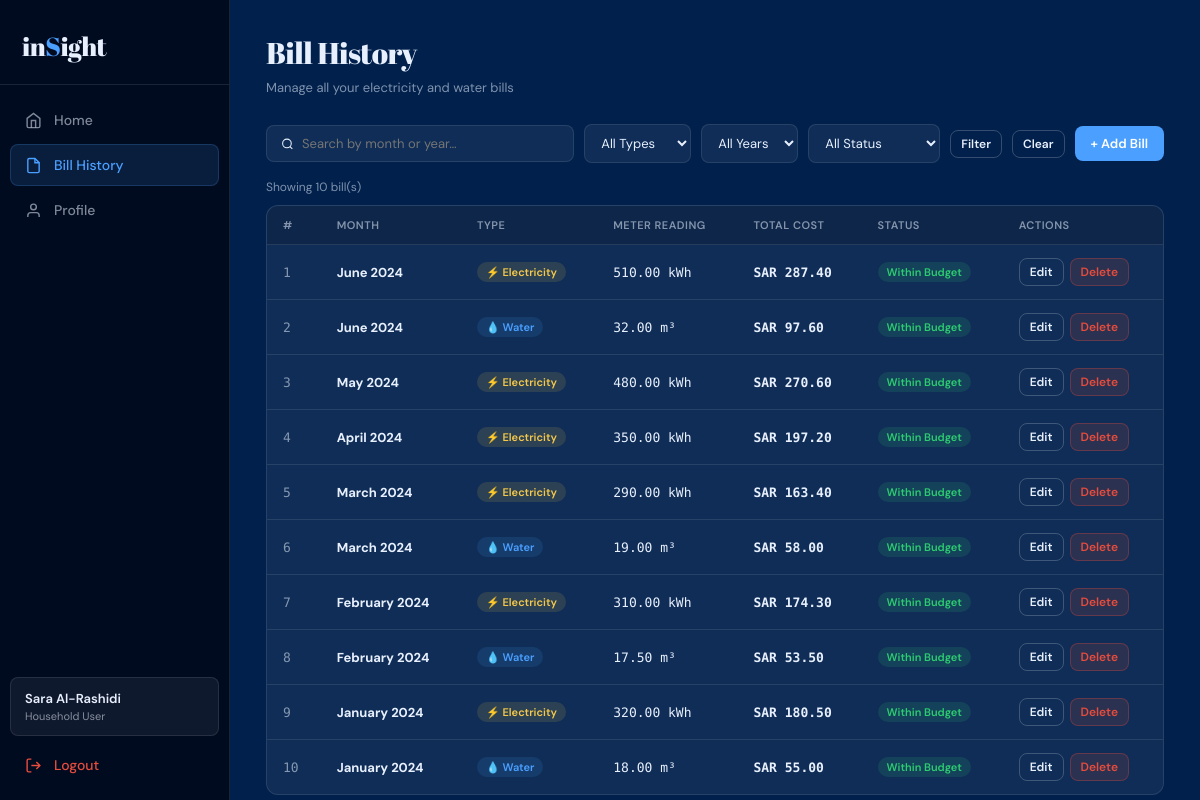
/bills.php (signed in), run on the app's committed database.
### tables this page shows
CREATE TABLE IF NOT EXISTS bill (
    BillID       INT                        NOT NULL AUTO_INCREMENT,
    UserID       INT                        NOT NULL,
    BillType     ENUM('electricity','water') NOT NULL,
    BillingMonth DATE                        NOT NULL,
    MeterReading DECIMAL(10,2)              NOT NULL DEFAULT 0.00,
    TotalCost    DECIMAL(10,2)              NOT NULL DEFAULT 0.00,
    PRIMARY KEY (BillID),
    FOREIGN KEY (UserID) REFERENCES user(UserID) ON DELETE CASCADE
);

### bills.php (the view, shortened to what this page needs)
<?php
$userID   = $_SESSION['user_id'];
$userName = $_SESSION['user_name'];
$budget   = (float)($_SESSION['user_budget'] ?? 500);
$search     = trim($_GET['search'] ?? '');
$db     = getDB();
$sql    = "SELECT * FROM BILL WHERE UserID=?";
$params = [$userID];
$types  = 'i';
$sql .= " ORDER BY BillingMonth DESC, BillType";
$stmt = $db->prepare($sql);
$stmt->bind_param($types, ...$params);
$stmt->execute();
$bills = $stmt->get_result()->fetch_all(MYSQLI_ASSOC);
$bills = array_values($bills);
?>
<!DOCTYPE html>
<html lang="en">
<head>
</head>
<body>
<div class="app-shell">
  <aside class="sidebar">
    <div class="sb-logo">in<span>S</span>ight</div>
    <nav class="sb-nav">
      <a href="dashboard.php" class="sb-item">
        <svg viewBox="0 0 24 24" fill="none" stroke="currentColor" stroke-width="2"><path d="M3 9l9-7 9 7v11a2 2 0 0 1-2 2H5a2 2 0 0 1-2-2z"/><polyline points="9 22 9 12 15 12 15 22"/></svg>Home
      </a>
      <a href="bills.php" class="sb-item active">
        <svg viewBox="0 0 24 24" fill="none" stroke="currentColor" stroke-width="2"><path d="M14 2H6a2 2 0 0 0-2 2v16a2 2 0 0 0 2 2h12a2 2 0 0 0 2-2V8z"/><polyline points="14 2 14 8 20 8"/></svg>Bill History
      </a>
      <a href="profile.php" class="sb-item">
        <svg viewBox="0 0 24 24" fill="none" stroke="currentColor" stroke-width="2"><path d="M20 21v-2a4 4 0 0 0-4-4H8a4 4 0 0 0-4 4v2"/><circle cx="12" cy="7" r="4"/></svg>Profile
      </a>
    </nav>
    <div class="sb-bottom">
      <div class="sb-user">
        <div class="sb-user-name"><?= htmlspecialchars($userName) ?></div>
        <div class="sb-user-role">Household User</div>
      </div>
      <a href="logout.php" class="sb-item" style="color:var(--red);">
        <svg viewBox="0 0 24 24" fill="none" stroke="currentColor" stroke-width="2"><path d="M9 21H5a2 2 0 0 1-2-2V5a2 2 0 0 1 2-2h4"/><polyline points="16 17 21 12 16 7"/><line x1="21" y1="12" x2="9" y2="12"/></svg>Logout
      </a>
    </div>
  </aside>
  <main class="main">
    <div class="page">
      <div class="page-title">Bill History</div>
      <div class="page-sub">Manage all your electricity and water bills</div>
      <form method="GET" action="bills.php">
        <div class="toolbar">
          <div class="search-box">
            <svg width="14" height="14" viewBox="0 0 24 24" fill="none" stroke="currentColor" stroke-width="2"><circle cx="11" cy="11" r="8"/><line x1="21" y1="21" x2="16.65" y2="16.65"/></svg>
            <input type="text" name="search" placeholder="Search by month or year…" value="<?= htmlspecialchars($search) ?>">
          </div>
          <select name="type" class="filter-select">
            <option value="">All Types</option>
          </select>
          <select name="year" class="filter-select">
            <option value="">All Years</option>
          </select>
          <select name="status" class="filter-select">
            <option value="">All Status</option>
          </select>
          <button type="submit" class="btn btn-ghost btn-sm">Filter</button>
          <a href="bills.php" class="btn btn-ghost btn-sm">Clear</a>
          <button type="button" class="btn btn-primary" onclick="openAddModal()">+ Add Bill</button>
        </div>
      </form>
      <div class="results-info">Showing <?= count($bills) ?> bill(s)</div>
      <div class="tbl-wrap">
        <table>
          <thead>
            <tr><th>#</th><th>Month</th><th>Type</th><th>Meter Reading</th><th>Total Cost</th><th>Status</th><th>Actions</th></tr>
          </thead>
          <tbody>
            <?php if (empty($bills)): ?>
              <tr><td colspan="7">
                <div class="empty-state">
                  <div class="empty-icon">📋</div>
                  <p>No bills found.</p>
                  <button class="btn btn-primary" onclick="openAddModal()">+ Add First Bill</button>
                </div>
              </td></tr>
            <?php else: ?>
              <?php foreach ($bills as $i => $b):
                $over = $b['TotalCost'] > $budget;
                $unit = $b['BillType']==='electricity' ? 'kWh' : 'm³';
                $monthLabel = date('F Y', strtotime($b['BillingMonth']));
                $monthVal   = date('Y-m', strtotime($b['BillingMonth']));
              ?>
              <tr>
                <td style="color:var(--muted);font-family:var(--font-m)"><?= $i+1 ?></td>
                <td><strong><?= htmlspecialchars($monthLabel) ?></strong></td>
                <td><span class="badge <?= $b['BillType']==='electricity'?'badge-elec':'badge-water' ?>">
                  <?= $b['BillType']==='electricity'?'⚡ Electricity':'💧 Water' ?>
                </span></td>
                <td style="font-family:var(--font-m)"><?= $b['MeterReading'] ?> <?= $unit ?></td>
                <td style="font-family:var(--font-m);font-weight:600;color:<?= $over?'var(--red)':'var(--text)' ?>">
                  SAR <?= number_format($b['TotalCost'], 2) ?>
                </td>
                <td><span class="badge <?= $over?'badge-over':'badge-ok' ?>"><?= $over?'Over Budget':'Within Budget' ?></span></td>
                <td>
                  <div class="actions">
                    <button class="btn btn-ghost btn-sm"
                      onclick="openEditModal(<?= $b['BillID'] ?>,'<?= $b['BillType'] ?>','<?= $monthVal ?>',<?= $b['MeterReading'] ?>,<?= $b['TotalCost'] ?>)">
                      Edit
                    </button>
                    <button class="btn btn-danger btn-sm" onclick="openDeleteConfirm(<?= $b['BillID'] ?>)">Delete</button>
                  </div>
                </td>
              </tr>
              <?php endforeach; ?>
            <?php endif; ?>
          </tbody>
        </table>
      </div>
    </div>
  </main>
</div>
</body>
</html>

### bills.php (style rules this page uses)
:root { --bg:#01204c;--bg-deep:#010f2a;--bg-card:rgba(255,255,255,0.06);--bg-card-hover:rgba(255,255,255,0.10);--border:rgba(255,255,255,0.10);--border-hi:rgba(255,255,255,0.20);--text:#e8f0fe;--muted:rgba(232,240,254,0.55);--accent:#4a9fff;--accent-bg:rgba(74,159,255,0.13);--gold:#f4c94b;--gold-bg:rgba(244,201,75,0.13);--red:#e74c3c;--red-bg:rgba(231,76,60,0.13);--green:#2ecc71;--green-bg:rgba(46,204,113,0.13);--sidebar:230px;--r:12px;--r-sm:8px;--font-d:'Abril Fatface',serif;--font-b:'DM Sans',sans-serif;--font-m:'DM Mono',monospace; }
*,*::before,*::after { box-sizing:border-box;margin:0;padding:0; }
html,body { height:100%;font-family:var(--font-b);background:var(--bg-deep);color:var(--text); }
a { text-decoration:none; }
.app-shell { display:flex;height:100vh;overflow:hidden; }
.sidebar { width:var(--sidebar);min-width:var(--sidebar);height:100vh;background:rgba(0,0,0,0.25);border-right:1px solid var(--border);display:flex;flex-direction:column; }
.sb-logo { padding:28px 22px 20px;font-family:var(--font-d);font-size:26px;letter-spacing:-.5px;border-bottom:1px solid var(--border); }
.sb-logo span { color:var(--accent); }
.sb-nav { flex:1;padding:14px 10px;display:flex;flex-direction:column;gap:3px; }
.sb-item { display:flex;align-items:center;gap:12px;padding:11px 14px;border-radius:var(--r-sm);font-size:14px;font-weight:500;color:var(--muted);transition:background .15s,color .15s;border:1px solid transparent; }
.sb-item.active { background:var(--accent-bg);color:var(--accent);border-color:rgba(74,159,255,.2); }
.sb-item svg { width:17px;height:17px;flex-shrink:0; }
.sb-bottom { padding:14px 10px; }
.sb-user { padding:12px 14px;border-radius:var(--r-sm);background:var(--bg-card);border:1px solid var(--border);margin-bottom:8px; }
.sb-user-name { font-size:13px;font-weight:600; }
.sb-user-role { font-size:11px;color:var(--muted);margin-top:2px; }
.main { flex:1;height:100vh;overflow-y:auto;background:var(--bg); }
.page { padding:32px 36px;animation:fadeup .3s ease; }
.page-title { font-family:var(--font-d);font-size:30px;letter-spacing:-.5px;margin-bottom:6px; }
.page-sub { color:var(--muted);font-size:13px;margin-bottom:28px; }
.toolbar { display:flex;align-items:center;gap:10px;margin-bottom:16px;flex-wrap:wrap; }
.search-box { display:flex;align-items:center;gap:8px;background:var(--bg-card);border:1px solid var(--border);border-radius:var(--r-sm);padding:9px 14px;flex:1;min-width:180px; }
.search-box input { background:none;border:none;outline:none;color:var(--text);font-size:13px;font-family:var(--font-b);width:100%; }
.filter-select { background:var(--bg-card);border:1px solid var(--border);border-radius:var(--r-sm);padding:9px 12px;color:var(--text);font-size:13px;font-family:var(--font-b);outline:none;cursor:pointer; }
.filter-select option { background:#01204c; }
.btn { padding:9px 16px;border:none;border-radius:var(--r-sm);font-size:13px;font-weight:600;cursor:pointer;font-family:var(--font-b);transition:opacity .15s;display:inline-flex;align-items:center;gap:6px; }
.btn-primary { background:var(--accent);color:#fff; }
.btn-ghost { background:transparent;border:1px solid var(--border-hi);color:var(--text); }
.btn-danger { background:var(--red-bg);color:var(--red);border:1px solid rgba(231,76,60,.3); }
.btn-sm { padding:5px 10px;font-size:12px; }
.results-info { font-size:12px;color:var(--muted);margin-bottom:10px; }
.tbl-wrap { background:var(--bg-card);border:1px solid var(--border);border-radius:var(--r);overflow:hidden; }
table { width:100%;border-collapse:collapse;font-size:13px; }
th { text-align:left;padding:12px 16px;font-size:11px;font-weight:600;letter-spacing:.5px;text-transform:uppercase;color:var(--muted);border-bottom:1px solid var(--border);background:rgba(0,0,0,0.15); }
td { padding:13px 16px;border-bottom:1px solid var(--border);vertical-align:middle; }
tr:last-child td { border-bottom:none; }
.badge { display:inline-flex;align-items:center;padding:3px 9px;border-radius:20px;font-size:11px;font-weight:600; }
.badge-elec { background:var(--gold-bg);color:var(--gold); }
.badge-water { background:var(--accent-bg);color:var(--accent); }
.badge-ok { background:var(--green-bg);color:var(--green); }
.actions { display:flex;gap:6px; }

### data on the page
bill: BillingMonth "June 2024", shows "⚡ Electricity", MeterReading "510.00", BillType "kWh", TotalCost "287.40", shows "Within Budget"
bill: BillingMonth "June 2024", shows "💧 Water", MeterReading "32.00", BillType "m³", TotalCost "97.60", shows "Within Budget"
bill: BillingMonth "May 2024", shows "⚡ Electricity", MeterReading "480.00", BillType "kWh", TotalCost "270.60", shows "Within Budget"
bill: BillingMonth "April 2024", shows "⚡ Electricity", MeterReading "350.00", BillType "kWh", TotalCost "197.20", shows "Within Budget"
bill: BillingMonth "March 2024", shows "⚡ Electricity", MeterReading "290.00", BillType "kWh", TotalCost "163.40", shows "Within Budget"
bill: BillingMonth "March 2024", shows "💧 Water", MeterReading "19.00", BillType "m³", TotalCost "58.00", shows "Within Budget"
bill: BillingMonth "February 2024", shows "⚡ Electricity", MeterReading "310.00", BillType "kWh", TotalCost "174.30", shows "Within Budget"
bill: BillingMonth "February 2024", shows "💧 Water", MeterReading "17.50", BillType "m³", TotalCost "53.50", shows "Within Budget"
bill: BillingMonth "January 2024", shows "⚡ Electricity", MeterReading "320.00", BillType "kWh", TotalCost "180.50", shows "Within Budget"
bill: BillingMonth "January 2024", shows "💧 Water", MeterReading "18.00", BillType "m³", TotalCost "55.00", shows "Within Budget"

### other printed values
$userName "Sara Al-Rashidi"
count($bills) "10"
